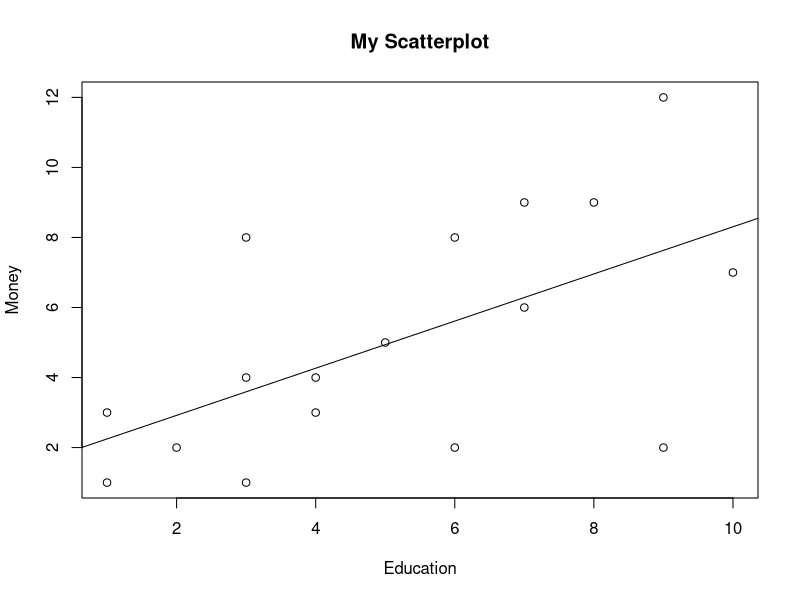

Here is the R script that generated this plot:
# your data
money <- c(4, 3, 2, 2, 8, 1, 1, 2, 3, 4, 5, 6, 7, 9, 9, 8, 12)
education <- c(3, 4, 6, 9, 3, 3, 1, 2, 1, 4, 5, 7, 10, 8, 7, 6, 9)

# calculate the correlation between X and Y
cor(money,education)

# save regression coefficients as object "line"
line <- lm(money ~ education)

# print the regression coefficients
line$coefficients

# plot Y and X
plot(education, money, xlab = 'Education', ylab = 'Money', main = "My Scatterplot")

# add the regression line
abline(line)
